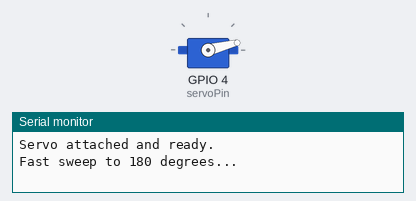
The sketch below on a simulated ESP32. Parts: servo, the last lines printed to the serial monitor.

Above: at 0.05 s.
At 0.4 s:
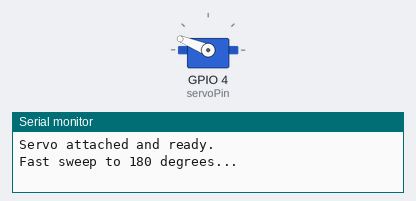
At 0.95 s:
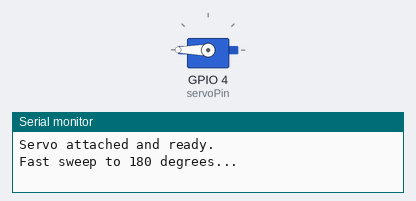
At 1.85 s:
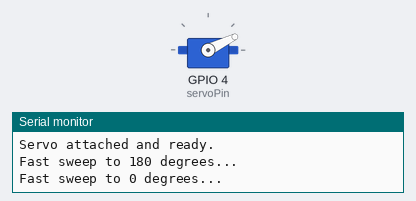
Timing chart, 0 to 6.7 s (numbered marks = the images above):
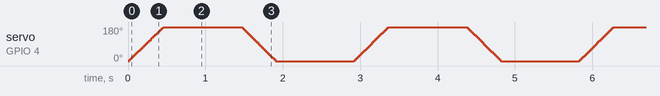

The sketch:

servo_esp.ino
```cpp
#include <ESP32Servo.h>

// Create a servo object
Servo myServo;

// Define the GPIO pin for the servo (using GPIO 4 as discussed)
const int servoPin = 4;

void setup() {
  Serial.begin(115200);

  // Standard servos operate at 50Hz
  myServo.setPeriodHertz(50);

  // Attach the servo to the pin.
  // Pulse widths of 500 and 2400 usually ensure a full 0 to 180 degree rotation.
  myServo.attach(servoPin, 500, 2400);

  Serial.println("Servo attached and ready.");
}

void loop() {
  Serial.println("Fast sweep to 180 degrees...");

  // Sweep from 0 to 180 in steps of 2 degrees for faster movement
  for (int pos = 0; pos <= 180; pos += 2) {
    myServo.write(pos);
    delay(5); // Only wait 5ms per step
  }

  delay(1000); // Pause for 1 second at the 180-degree mark

  Serial.println("Fast sweep to 0 degrees...");

  // Sweep back from 180 to 0 in steps of 2 degrees
  for (int pos = 180; pos >= 0; pos -= 2) {
    myServo.write(pos);
    delay(5); // Only wait 5ms per step
  }

  delay(1000); // Pause for 1 second at the 0-degree mark
}
```
